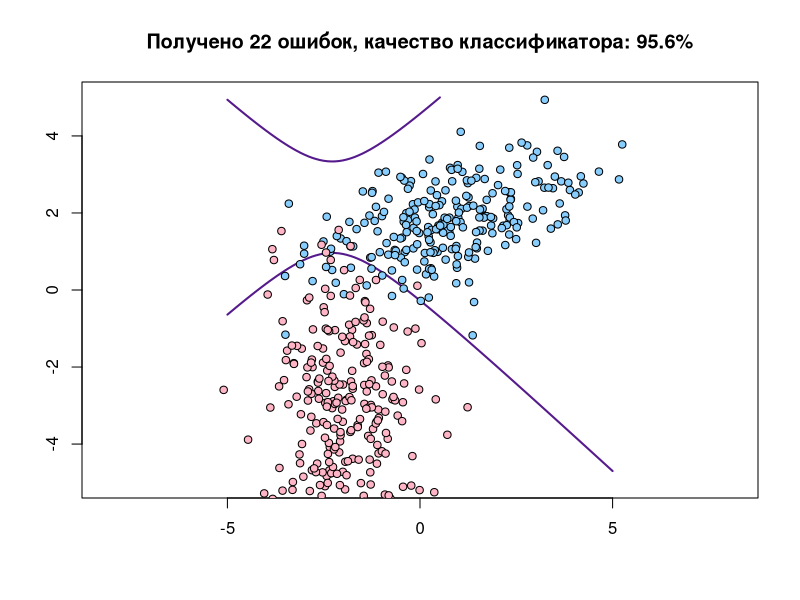

This figure's R source:
library(MASS)
muHat <- function(xl) {   #считаем значение мю по данным для класса
  n <- dim(xl)[2]
  mu <- array(NA,n)
  for (i in 1:n) {
    mu[i] <- mean(xl[ ,i])   #по каждой координате берём среднее
  }
  return (mu)
}


sigmaHat <- function(xl,mu) {   #считаем зачение сигма по данным для класса и полученному мю
  l <- dim(xl)[1]
  n <- dim(xl)[2]
  sigma <- matrix(0,n,n)
  for (i in 1:n) {
    sigma[i, ] <- sum((xl[ ,i]-mu[i])^2)/l
  }
  return (sigma)
}


naive <- function(mu,sigma,obj,lambda,P) {   #наивный Байес
  n <- length(mu)
  res <- log(lambda*P)   #добавочный коэффициент
  params <- array(NA,n)
  for (i in 1:n) {
    params[i] <- sigma[i,i]   #диагональные элементы матрицы (гипотеза наивного классификатора)
  }
  return (res+sum(log(Pyj(params,obj,mu))))   #значение функции правдоподобия
}


Pyj <- function(sj,xj,muj){    #коэффициент для j-ой компоненты
  return ((1.0/(sj*sqrt(2*pi)))*exp(-((xj-muj)^2)/(2*sj^2)))    #формула нормального наивного Байесовского классификатора
}


quality <- function(xl,mu1,sig1,mu2,sig2,l1,l2) {    #функция качества алгоритма
  l <- dim(xl)[1]
  n <- dim(xl)[2]-1
  cnt <- table(xl[ ,n+1])
  P <- c(cnt[[1]]/l,cnt[[2]]/l)   #вероятности появления объектов из j-ого класса
  class <- numeric()
  err <- l
  for (i in 1:l) {
    if (naive(mu1,sig1,xl[i,1:n],l1,P[1])>naive(mu2,sig2,xl[i,1:n],l2,P[2]))
      class <- 1
    else
      class <- 2
    if (class!=xl[i,n+1]) {   #если класс не верный
      err <- err-1   #уменьшаем количество правильно классифицируемых объектов выборки
    }
  }
  x <- seq(-5,5,by=0.1)
  y <- x
  N <- function(X,Y) {
    v1 <- naive(mu1,sig1,c(X[arrayindex.x],Y[arrayindex.y]),l1,P[1])
    v2 <- naive(mu2,sig2,c(X[arrayindex.x],Y[arrayindex.y]),l2,P[2])
    return (v1-v2)
  }
  pnt <- array(NA,c(length(x),length(y),2))
  z <- matrix(NA,length(x),length(y))
  for (i in 1:length(x)) {
    for (j in 1:length(y)) {
      pnt[i,j, ] <- c(x[i],y[j])
      z[i,j] <- naive(mu1,sig1,pnt[i,j, ],l1,P[1])-naive(mu2,sig2,pnt[i,j, ],l2,P[2])
    }
  }
  message <- paste0("Получено ",l-err," ошибок, качество классификатора: ",err/l*100,"%")
  contour(x,y,z,levels=c(0),drawlabels=FALSE,col="purple4",asp=1,lwd=2,main=message)
  points(xl[ ,1],xl[ ,2],pch=21,bg=c("skyblue1","pink1")[xl[ ,3]],asp=1)
  return (err/l*100)   #процентное значение качества классификации
}


main <- function() {
  mu1 <- c(1,2)
  mu2 <- c(-2,-3)
  sig1 <- matrix(c(3,1,1,1),2,2)
  sig2 <- matrix(c(1,0,0,4),2,2)
  xl1 <- mvrnorm(250,mu1,sig1)    #многомерное распределение точек классов
  xl2 <- mvrnorm(250,mu2,sig2)
  xl <- rbind(cbind(xl1,1),cbind(xl2,2))   #объединяем два множества точек, указав классы
  mu1h <- muHat(xl1)
  mu2h <- muHat(xl2)
  sig1h <- sigmaHat(xl1,mu1h)
  sig2h <- sigmaHat(xl2,mu2h)
  q <- quality(xl,mu1h,sig1h,mu2h,sig2h,1.0,1.0)
  print(paste0("Качество классификатора: ",q,"%"))
}
main()
